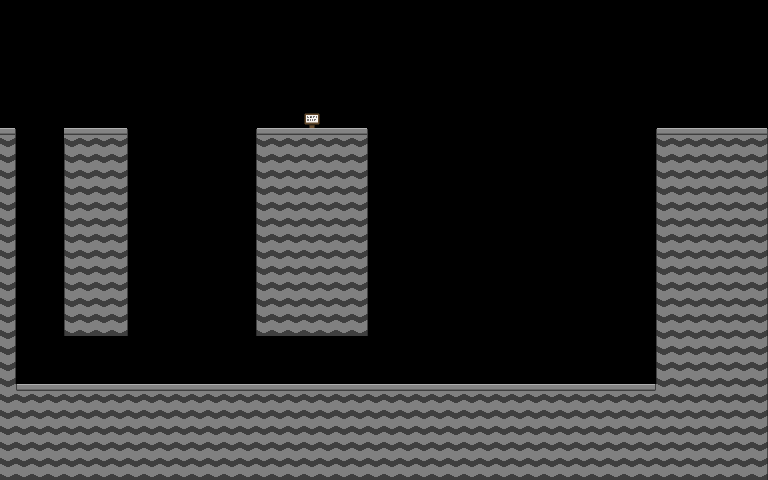

This game map was drawn from its Tiled (.tmx) file and the tilesets committed beside it. A one-line description and the trimmed map source follow:
An orthogonal 48x30 tile map with 16x16 px tiles, 3 tile layers (back, middle, front) and 71 objects (47x graphic, 4x button, 3x door, 3x text, 2x spark, ...).

<map version="1.2" tiledversion="1.2.1" orientation="orthogonal" renderorder="left-up" width="48" height="30" tilewidth="16" tileheight="16" infinite="0" nextlayerid="19" nextobjectid="226">
 <properties>
  <property name="musicPath" value="/assets/sounds/Puzzle-Dreams.mp3" />
  <property name="zoom" type="float" value="4" />
 </properties>
 <tileset firstgid="1" source="tilemap.tsx" />
 <layer id="16" name="back" width="48" height="30">
  <data>[1440 cells, 1 non-empty, 1 distinct tile ids]</data>
 </layer>
 <layer id="17" name="middle" width="48" height="30">
  <data>[1440 cells, 559 non-empty, 8 distinct tile ids]</data>
 </layer>
 <layer id="18" name="front" width="48" height="30">
  <data>[1440 cells, 0 non-empty, 0 distinct tile ids]</data>
 </layer>
 <objectgroup id="5" name="object">
  <object id="29" name="door" x="720" y="96" width="16" height="32">
   <properties>
    <property name="animation" value="insideDoor" />
    <property name="targetMap" value=":maps/map-jumper-3.tmx" />
    <property name="targetSpawn" value="default" />
   </properties>
  </object>
  <object id="68" gid="249" x="80" y="96" width="16" height="16">
   <properties>
    <property name="animationName" value="player" />
    <property name="h" type="float" value="32" />
    <property name="spawnName" value="door1" />
    <property name="w" type="float" value="16" />
   </properties>
  </object>
  <object id="145" gid="238" x="208" y="208" width="16" height="16">
   <properties>
    <property name="buttons" value="" />
    <property name="force" type="float" value="25" />
   </properties>
  </object>
  <object id="146" gid="238" x="448" y="208" width="16" height="16">
   <properties>
    <property name="buttons" value="" />
    <property name="force" type="float" value="25" />
   </properties>
  </object>
  <object id="147" gid="238" x="560" y="208" width="16" height="16">
   <properties>
    <property name="buttons" value="" />
    <property name="force" type="float" value="25" />
   </properties>
  </object>
  <object id="148" name="spark" x="409.333" y="292" width="24" height="24">
   <properties>
    <property name="hitboxName" value="" />
    <property name="radius" type="float" value="100" />
    <property name="speed" type="float" value="5" />
   </properties>
  </object>
  <object id="149" name="spark" x="612" y="300" width="24" height="24">
   <properties>
    <property name="hitboxName" value="" />
    <property name="radius" type="float" value="100" />
    <property name="speed" type="float" value="5" />
   </properties>
  </object>
  <object id="150" name="door" x="96" y="96" width="16" height="32">
   <properties>
    <property name="animation" value="insideDoor" />
    <property name="buttons" value="" />
    <property name="targetMap" value=":maps/map-zipper-1.tmx" />
    <property name="targetSpawn" value="door2" />
   </properties>
  </object>
  <object id="151" name="door" x="80" y="96" width="16" height="32">
   <properties>
    <property name="animation" value="insideDoor" />
    <property name="buttons" value="" />
    <property name="mirrorX" type="bool" value="true" />
    <property name="targetMap" value=":maps/map-zipper-1.tmx" />
    <property name="targetSpawn" value="door1" />
   </properties>
  </object>
  <object id="152" gid="249" x="96" y="96" width="16" height="16">
   <properties>
    <property name="animationName" value="player" />
    <property name="h" type="float" value="32" />
    <property name="spawnName" value="door2" />
    <property name="w" type="float" value="16" />
   </properties>
  </object>
  <object id="153" gid="249" x="87.2424" y="79.9697" width="16" height="16">
   <properties>
    <property name="animationName" value="player" />
    <property name="h" type="float" value="32" />
    <property name="spawnName" value="default" />
    <property name="w" type="float" value="16" />
   </properties>
  </object>
  <object id="154" name="graphic" x="-92.6667" y="-48" width="593.252" height="296.006">
   <properties>
    <property name="animationName" value="" />
    <property name="animationToPlay" value="" />
    <property name="buttons" value="" />
    <property name="parallax" type="float" value="0.8" />
    <property name="texture" value=":/decorations/factory-wall.png" />
   </properties>
  </object>
  <object id="155" name="graphic" x="-31.3333" y="-26.6667" width="803" height="498.506">
   <properties>
    <property name="animationName" value="" />
    <property name="animationToPlay" value="" />
    <property name="buttons" value="" />
    <property name="parallax" type="float" value="1" />
    <property name="texture" value=":/decorations/sky.png" />
   </properties>
  </object>
  <object id="156" gid="238" x="32" y="320" width="16" height="16">
   <properties>
    <property name="buttons" value="bback" />
    <property name="force" type="float" value="25" />
   </properties>
  </object>
  <object id="157" gid="238" x="32" y="240" width="16" height="16">
   <properties>
    <property name="buttons" value="bback" />
    <property name="force" type="float" value="25" />
   </properties>
  </object>
  <object id="158" gid="238" x="32.3855" y="126.928" width="16" height="16" rotation="30">
   <properties>
    <property name="buttons" value="bback" />
    <property name="force" type="float" value="10" />
   </properties>
  </object>
  </objectgroup>
</map>
<!-- 55 of 71 objects omitted -->
